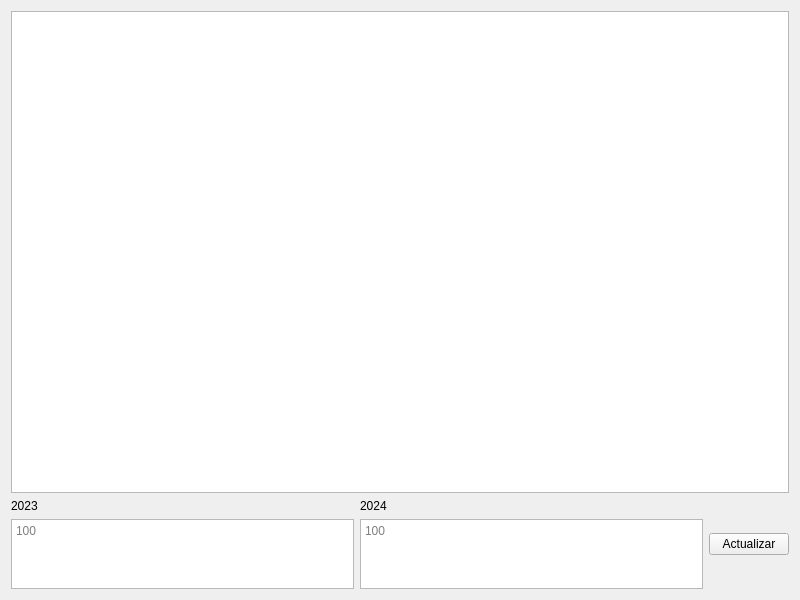
<?xml version="1.0" encoding="UTF-8"?>
<ui version="4.0">
 <class>Widget</class>
 <widget class="QWidget" name="Widget">
  <property name="geometry">
   <rect>
    <x>0</x>
    <y>0</y>
    <width>800</width>
    <height>600</height>
   </rect>
  </property>
  <property name="windowTitle">
   <string>Widget</string>
  </property>
  <layout class="QVBoxLayout" name="verticalLayout" stretch="6,1">
   <item>
    <widget class="QChartView" name="graphicsView"/>
   </item>
   <item>
    <layout class="QHBoxLayout" name="horizontalLayout">
     <item>
      <layout class="QVBoxLayout" name="verticalLayout_3">
       <item>
        <widget class="QLabel" name="label">
         <property name="text">
          <string>2023</string>
         </property>
        </widget>
       </item>
       <item>
        <widget class="QTextEdit" name="y2023">
         <property name="placeholderText">
          <string>100</string>
         </property>
        </widget>
       </item>
      </layout>
     </item>
     <item>
      <layout class="QVBoxLayout" name="verticalLayout_2">
       <item>
        <widget class="QLabel" name="label_2">
         <property name="text">
          <string>2024</string>
         </property>
        </widget>
       </item>
       <item>
        <widget class="QTextEdit" name="y2024">
         <property name="placeholderText">
          <string>100</string>
         </property>
        </widget>
       </item>
      </layout>
     </item>
     <item>
      <widget class="QPushButton" name="update">
       <property name="text">
        <string>Actualizar</string>
       </property>
      </widget>
     </item>
    </layout>
   </item>
  </layout>
 </widget>
 <customwidgets>
  <customwidget>
   <class>QChartView</class>
   <extends>QGraphicsView</extends>
   <header>QtCharts</header>
  </customwidget>
 </customwidgets>
 <resources/>
 <connections/>
</ui>
